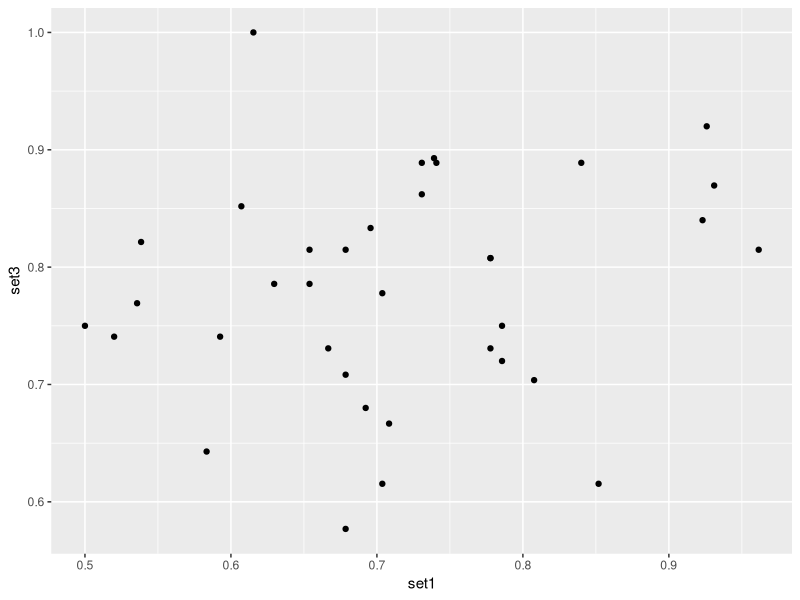

R code for this plot:
## ---- chunk 1


library(plyr)
library(car)

# Let's first load in the data and re-calculate the necessary variables:

gameraw <- read.table("kr_gameraw.txt", header=TRUE)
gameraw$set <- recode(gameraw$video_id,"0:9=1; 10:19=2; 20:29=3")
gameraw$set <- ordered(gameraw$set)
aggregated <- ddply(gameraw, .(age_grp, player_id, set, gender), summarize,
                Phit = mean(hit),
                PcorrectRejection = mean(correctRejection),
                accuracy = Phit + PcorrectRejection)
head(aggregated)

# There are different ways to transform data from the long format to the wide format. 
# We'll use the package reshape2 in this example:

library(reshape2)

# The command to do the trick is called dcast.

# The first argument is the data set to transform. Then, there's a formula which 
# describes first the id-variables ("player_id" would suffice, but below we mention the 
# variable "gender" as well to include it in the wide data set) and then the variable 
# that identifies the recurring measurements (variable "set"). The third argument, 
# "value.var" identifies the variable that contains the measurements:

game.wide <- dcast(aggregated, gender + player_id ~ set, value.var = "accuracy")

head(game.wide)

# Let's give the variables better names:
names(game.wide) <- c("gender", "player_id", paste("set", sep="", 1:3))
## ---- chunk 2
require(ggplot2)
ggplot(game.wide, aes(x=set1, y=set3)) + geom_point()
## ---- chunk 3
# Let's also calculate the variance-covariance matrix and the correlation matrix:
cov(game.wide[,3:5])
cor(game.wide[,3:5])

## ---- chunk 4

game.long <- melt(game.wide, id.vars = c("player_id", "gender") , measure.vars = c("set1", "set2", "set3"))

head(game.long)

# Above, I specified the id variables and the measure variables explicitly. I think this is a good practice # to stay on track of what you are doing. However, the built-in logic of the command is often able to 
# correctly guess what you have in mind. The command below produces the same result as the previous one:

game.long2 <- melt(game.wide, measure.vars = c("set1", "set2", "set3"))

head(game.long2)

# Here, the command correctly guessed that the variables not specified as measure variables are id 
# variables. 

# In this example, relying completely on the built-in smartness of the command won't work. The command 
# below produces an incorrect result in this case:

game.long3 <- melt(game.wide)

head(game.long3)

# So, because of situations such as this, it's best to explicitly specify the id variables and measure 
# variables
